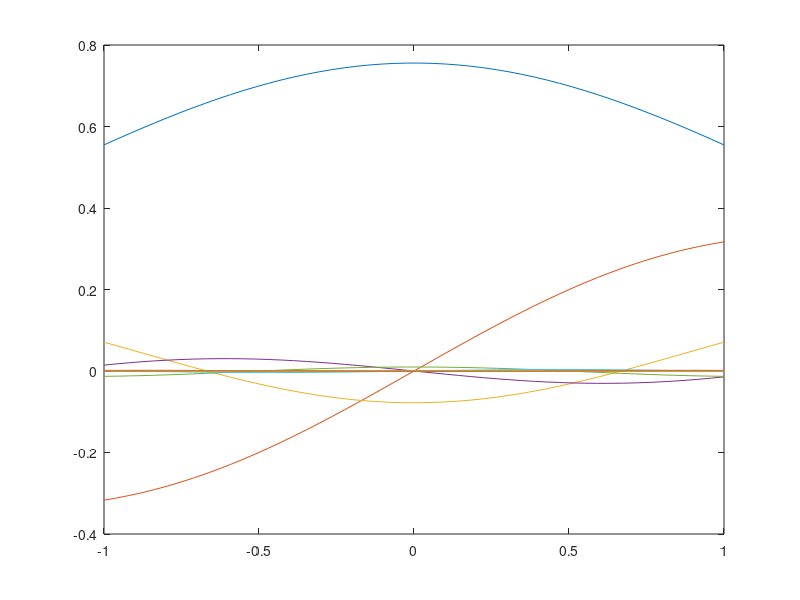
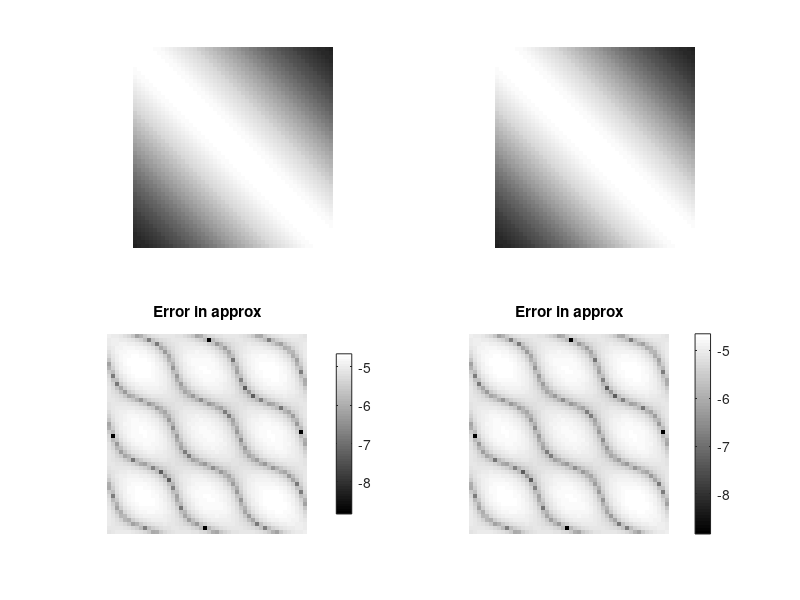

The MATLAB script that drew these images, in order:
clear all; clc;

sigma = 1.0;
l = 1.0;

a = 1 / (4 * sigma^2);
b = 1 / (2 * l^2);
c = sqrt(a^2 + 2 * a * b);

epsilon = sqrt(b);
alpha = sqrt(2 * a);
beta = (1 + (2 * epsilon / alpha)^2)^0.25;
delta = sqrt(alpha^2 * (beta^2 - 1) / 2);

M = 10;
N = 50;
Q = zeros(N, M);
Q2 = zeros(N, M);
V = zeros(M, 1);
x = linspace(-1.0, 1.0, N);%4 * (rand(N, 1) - 0.5)';

tic
figure(1);
rho = alpha * exp(-alpha^2 * x.^2) / sqrt(pi);
H = zeros(N, M);
xp = alpha * beta * x;
H(:, 1) = sqrt(beta) .* exp(-delta^2 * x .* x)';%%sqrt(alpha * exp(-alpha^2 * x .* x) / sqrt(pi))' .* 
H(:, 2) = sqrt(1 / 2) * 2 * xp' .* H(:, 1);
for n = 3:M
   H(:, n) = sqrt(1 / (2 * (n - 1))) * 2 * xp' .* H(:, n - 1) - sqrt(1 / (4 * (n - 1) * (n - 2))) * 2 * (n - 2) * H(:, n - 2); 
end

Ht = zeros(N, M);
xp = alpha * beta * x;
f = sqrt(epsilon^2 / (alpha^2 + delta^2 + epsilon^2));
Ht(:, 1) = sqrt(sqrt(alpha^2 / (alpha^2 + delta^2 + epsilon^2))) * sqrt(beta) * exp(-delta^2 * x .* x)';
Ht(:, 2) = f * sqrt(1 / 2) * 2 * xp' .* Ht(:, 1);
for n = 3:M
   Ht(:, n) = f * sqrt(1 / (2 * (n - 1))) * 2 * xp' .* Ht(:, n - 1) - f^2 * sqrt(1 / (4 * (n - 1) * (n - 2))) * 2 * (n - 2) * Ht(:, n - 2); 
end

H3 = zeros(N, M);
xp = alpha * beta * x;
H3(:, 1) = exp(-x .* x / 2.0) / sqrt(sqrt(pi));
H3(:, 2) = 2 * xp' .* H3(:, 1) / sqrt(2);
for n = 3:M
   H3(:, n) = (2 * xp' .* H3(:, n - 1) - 2 * (n - 2) * H3(:, n - 2)) / sqrt((n - 1) * 2); 
end

for n = 1:M
    %%gam = sqrt(beta / (2^(n - 1) * gamma(n)));
    V(n) = sqrt(alpha^2 / (alpha^2 + delta^2 + epsilon^2)) * (epsilon^2 / (alpha^2 + delta^2 + epsilon^2))^(n - 1);

    %%Q2(:, n) = gam * H3(:, n) .* exp(-delta^2 * x .* x)';
    Q2(:, n) = H(:, n);
    %%gam * Ht(:, n) - H(:, n)
    Q(:, n) = H(:, n);
    plot(x, Q(:, n) * V(n));
    hold on;

end
hold off;
toc

T = Q * diag(sqrt(V));

Kt = T * T';
Ktt = Ht * Ht';

%Kt = Q * diag(V) * (Q');

K = zeros(N, N);
for n = 1:N
    for m = 1:N
        K(n, m) = exp(-epsilon^2 * (x(n) - x(m))^2);
    end
end

figure(2);
subplot(2, 2, 1);
imshow(Kt);

subplot(2, 2, 2);
imshow(K);

subplot(2, 2, 3);
imshow(log10(abs(K - Ktt) + 1e-16), []);
colorbar();
title('Error in approx');

subplot(2, 2, 4);
imshow(log10(abs(K - Kt) + 1e-16), []);
colorbar();
title('Error in approx');

Q3 = Q2 * diag(sqrt(V)) * Q2';
max(max(Q3 * Q3' / 2.0 - Kt));
max(max(Q2 * diag(V) * Q2' - Kt));